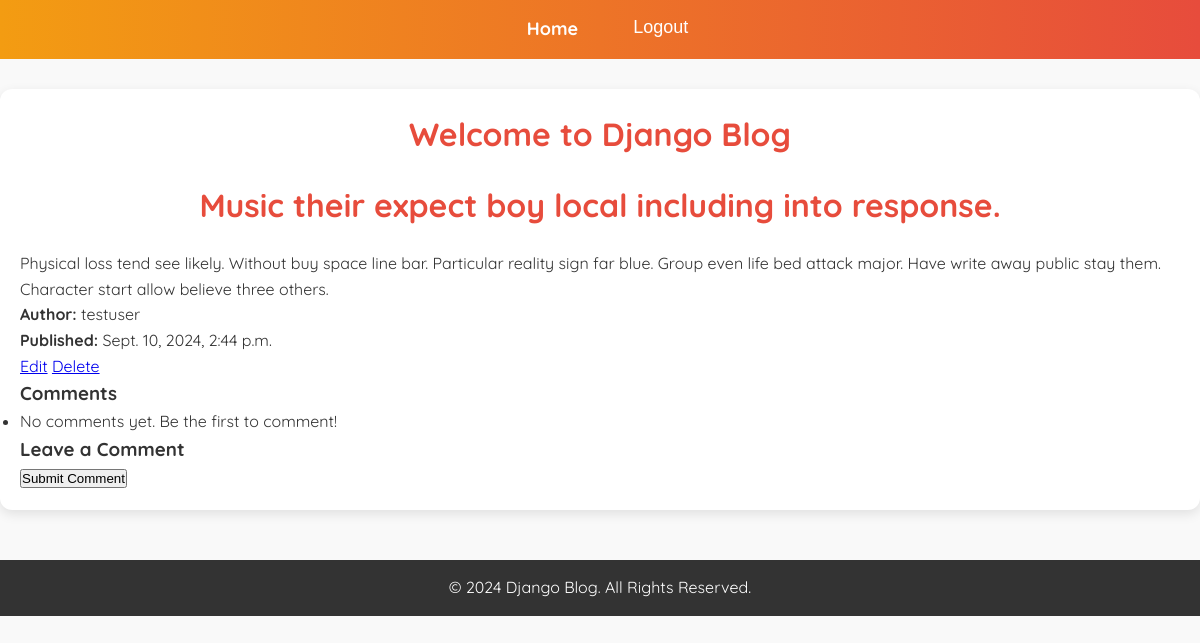
Page /post/2/ (signed in) on the committed database.
### blog/models.py (models this page shows, shortened)
class Post(models.Model):
    title = models.CharField(max_length=100)
    content = models.TextField()
    published_date = models.DateTimeField(auto_now_add=True)
    author = models.ForeignKey(User, on_delete=models.CASCADE)

### blog/views.py (the view)
# urls.py: path('post/<int:pk>/', PostDetailView.as_view(), name='post-detail'),
class PostDetailView(LoginRequiredMixin, DetailView):
    model = Post
    template_name = 'blog/post_detail.html'

### blog/templates/blog/post_detail.html (shortened to what this page needs)
{% extends 'blog/base.html' %}
{% block content %}
    <h2>{{ object.title }}</h2>
    <p>{{ object.content }}</p>
    <p><strong>Author:</strong> {{ object.author }}</p>
    <p><strong>Published:</strong> {{ object.published_date }}</p>
    {% if user == object.author %}
        <a href="{% url 'post-update' object.id %}">Edit</a>
        <a href="{% url 'post-delete' object.id %}">Delete</a>
    {% endif %}
    <h3>Comments</h3>
    <ul>
        {% for comment in object.comments.all %}
            <li>
                <strong>{{ comment.author }}</strong> said: {{ comment.content }}
                <br><small>{{ comment.created_at }}</small>
                {% if comment.author == user %}
                    <a href="{% url 'delete-comment' comment.id %}">Delete</a>
                {% endif %}
            </li>
        {% empty %}
            <li>No comments yet. Be the first to comment!</li>
        {% endfor %}
    </ul>
    <h3>Leave a Comment</h3>
    {% if user.is_authenticated %}
        <form method="post" action="{% url 'add-comment' object.id %}">
            <button type="submit">Submit Comment</button>
        </form>
    {% else %}
        <p><a href="{% url 'login' %}">Log in</a> to leave a comment.</p>
    {% endif %}
{% endblock %}

### blog/static/css/styles.css (style rules this page uses)
* { margin: 0; padding: 0; box-sizing: border-box; }
body { font-family: Arial, sans-serif; background-color: #f9f9f9; color: #333; }

### blog/templates/blog/base.html (style rules this page uses)
* { margin: 0; padding: 0; box-sizing: border-box; }
body { font-family: 'Quicksand', sans-serif; background-color: #f9f9f9; color: #333; line-height: 1.6; }
.content h2 { text-align: center; margin-bottom: 20px; color: #e74c3c; font-size: 32px; font-weight: 700; }

### rows in the picture
Post: title "Music their expect boy local including into response.", content "Physical loss tend see likely. Without buy space line bar. Particular reality sign far blue. Group even life bed attack major. Have write away public stay them. Character start allow believe three others.", author "testuser", published_date "Sept. 10, 2024, 2:44 p.m."
